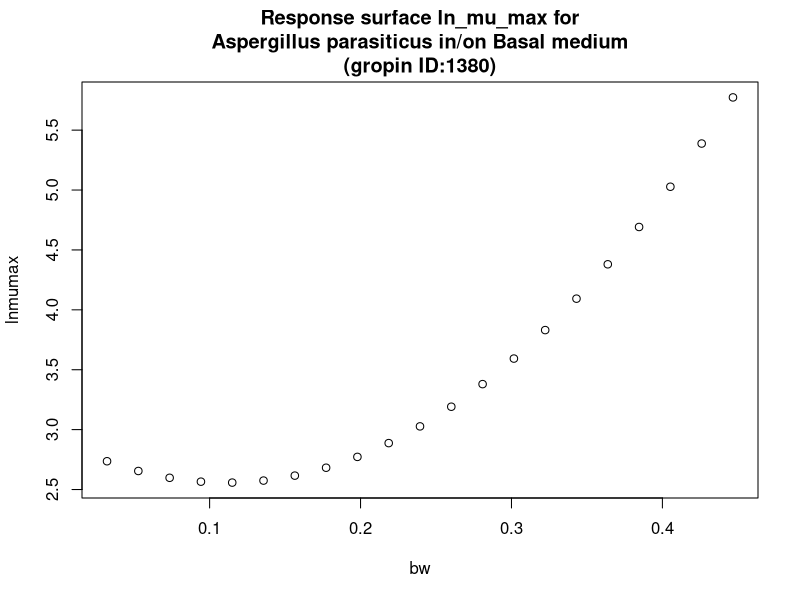

Write R code to recreate this figure.
#############################
# start of Parameter script
#############################
bw <- seq(0.032032,0.446753246753247,length.out=21)
#############################
# end of Parameter script
#############################
############################# 
# start of Model script Gropin ID 1380 
#############################
 
# constant coefficients for this model
 
variables <- data.frame(bw)
argumentsPar <- unique.data.frame(expand.grid(variables))
 
# heart of the model
response_surface <- function(bw) {
   mumax <-(2.910-6.346*bw+28.55*bw^2)

	return(mumax=mumax)
} 

# output parameters
responseSurface <- cbind(argumentsPar,response_surface(argumentsPar['bw']))
colnames(responseSurface) <- c(colnames(argumentsPar),'lnmumax')
#############################
# End of Model script
#############################
############################# 
# start of Visualisation script Gropin ID 1380 
#############################
titleText <-'Response surface ln_mu_max for
Aspergillus parasiticus in/on Basal medium
(gropin ID:1380)'
plot(bw,responseSurface$'lnmumax',xlab='bw',
                          ylab='lnmumax',main=titleText)
#############################
# End of Visualisation script
#############################
